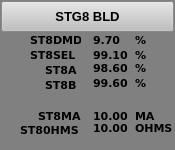
<?xml version="1.0" encoding="UTF-8"?>
<ui version="4.0">
 <class>WSTG8BLD</class>
 <widget class="QWidget" name="WSTG8BLD">
  <property name="geometry">
   <rect>
    <x>0</x>
    <y>0</y>
    <width>175</width>
    <height>150</height>
   </rect>
  </property>
  <property name="minimumSize">
   <size>
    <width>175</width>
    <height>150</height>
   </size>
  </property>
  <property name="maximumSize">
   <size>
    <width>175</width>
    <height>150</height>
   </size>
  </property>
  <property name="windowTitle">
   <string>WSTG8BLD</string>
  </property>
  <property name="styleSheet">
   <string notr="true">background-color: rgb(128, 128, 128);</string>
  </property>
  <widget class="QLabel" name="lbSTGBT_1">
   <property name="geometry">
    <rect>
     <x>30</x>
     <y>32</y>
     <width>51</width>
     <height>16</height>
    </rect>
   </property>
   <property name="font">
    <font>
     <family>Verdana</family>
     <pointsize>8</pointsize>
     <weight>75</weight>
     <bold>true</bold>
    </font>
   </property>
   <property name="styleSheet">
    <string notr="true">background-color: rgb(128, 128, 128);</string>
   </property>
   <property name="text">
    <string>ST8DMD</string>
   </property>
  </widget>
  <widget class="QLabel" name="lbSTGB_1">
   <property name="geometry">
    <rect>
     <x>93</x>
     <y>32</y>
     <width>41</width>
     <height>16</height>
    </rect>
   </property>
   <property name="font">
    <font>
     <family>Verdana</family>
     <pointsize>8</pointsize>
     <weight>75</weight>
     <bold>true</bold>
    </font>
   </property>
   <property name="styleSheet">
    <string notr="true">background-color: rgb(128, 128, 128);</string>
   </property>
   <property name="text">
    <string>9.70</string>
   </property>
  </widget>
  <widget class="QLabel" name="lbSTGBU_1">
   <property name="geometry">
    <rect>
     <x>135</x>
     <y>32</y>
     <width>21</width>
     <height>16</height>
    </rect>
   </property>
   <property name="font">
    <font>
     <family>Verdana</family>
     <pointsize>8</pointsize>
     <weight>75</weight>
     <bold>true</bold>
    </font>
   </property>
   <property name="styleSheet">
    <string notr="true">background-color: rgb(128, 128, 128);</string>
   </property>
   <property name="text">
    <string>%</string>
   </property>
  </widget>
  <widget class="QLabel" name="lbSTGBU_2">
   <property name="geometry">
    <rect>
     <x>135</x>
     <y>47</y>
     <width>21</width>
     <height>16</height>
    </rect>
   </property>
   <property name="font">
    <font>
     <family>Verdana</family>
     <pointsize>8</pointsize>
     <weight>75</weight>
     <bold>true</bold>
    </font>
   </property>
   <property name="styleSheet">
    <string notr="true">background-color: rgb(128, 128, 128);</string>
   </property>
   <property name="text">
    <string>%</string>
   </property>
  </widget>
  <widget class="QLabel" name="lbSTGBT_2">
   <property name="geometry">
    <rect>
     <x>30</x>
     <y>47</y>
     <width>51</width>
     <height>16</height>
    </rect>
   </property>
   <property name="font">
    <font>
     <family>Verdana</family>
     <pointsize>8</pointsize>
     <weight>75</weight>
     <bold>true</bold>
    </font>
   </property>
   <property name="styleSheet">
    <string notr="true">background-color: rgb(128, 128, 128);</string>
   </property>
   <property name="text">
    <string>ST8SEL</string>
   </property>
  </widget>
  <widget class="QLabel" name="lbSTGB_2">
   <property name="geometry">
    <rect>
     <x>93</x>
     <y>47</y>
     <width>41</width>
     <height>16</height>
    </rect>
   </property>
   <property name="font">
    <font>
     <family>Verdana</family>
     <pointsize>8</pointsize>
     <weight>75</weight>
     <bold>true</bold>
    </font>
   </property>
   <property name="styleSheet">
    <string notr="true">background-color: rgb(128, 128, 128);</string>
   </property>
   <property name="text">
    <string>99.10</string>
   </property>
  </widget>
  <widget class="QLabel" name="lbSTGBU_3">
   <property name="geometry">
    <rect>
     <x>135</x>
     <y>60</y>
     <width>21</width>
     <height>16</height>
    </rect>
   </property>
   <property name="font">
    <font>
     <family>Verdana</family>
     <pointsize>8</pointsize>
     <weight>75</weight>
     <bold>true</bold>
    </font>
   </property>
   <property name="styleSheet">
    <string notr="true">background-color: rgb(128, 128, 128);</string>
   </property>
   <property name="text">
    <string>%</string>
   </property>
  </widget>
  <widget class="QLabel" name="lbSTGB_3">
   <property name="geometry">
    <rect>
     <x>93</x>
     <y>60</y>
     <width>41</width>
     <height>16</height>
    </rect>
   </property>
   <property name="font">
    <font>
     <family>Verdana</family>
     <pointsize>8</pointsize>
     <weight>75</weight>
     <bold>true</bold>
    </font>
   </property>
   <property name="styleSheet">
    <string notr="true">background-color: rgb(128, 128, 128);</string>
   </property>
   <property name="text">
    <string>98.60</string>
   </property>
  </widget>
  <widget class="QLabel" name="lbSTGBT_3">
   <property name="geometry">
    <rect>
     <x>45</x>
     <y>60</y>
     <width>41</width>
     <height>20</height>
    </rect>
   </property>
   <property name="font">
    <font>
     <family>Verdana</family>
     <pointsize>8</pointsize>
     <weight>75</weight>
     <bold>true</bold>
    </font>
   </property>
   <property name="styleSheet">
    <string notr="true">background-color: rgb(128, 128, 128);</string>
   </property>
   <property name="text">
    <string>ST8A</string>
   </property>
  </widget>
  <widget class="QLabel" name="lbSTGBU_4">
   <property name="geometry">
    <rect>
     <x>135</x>
     <y>75</y>
     <width>21</width>
     <height>16</height>
    </rect>
   </property>
   <property name="font">
    <font>
     <family>Verdana</family>
     <pointsize>8</pointsize>
     <weight>75</weight>
     <bold>true</bold>
    </font>
   </property>
   <property name="styleSheet">
    <string notr="true">background-color: rgb(128, 128, 128);</string>
   </property>
   <property name="text">
    <string>%</string>
   </property>
  </widget>
  <widget class="QLabel" name="lbSTGBT_4">
   <property name="geometry">
    <rect>
     <x>45</x>
     <y>75</y>
     <width>41</width>
     <height>20</height>
    </rect>
   </property>
   <property name="font">
    <font>
     <family>Verdana</family>
     <pointsize>8</pointsize>
     <weight>75</weight>
     <bold>true</bold>
    </font>
   </property>
   <property name="styleSheet">
    <string notr="true">background-color: rgb(128, 128, 128);</string>
   </property>
   <property name="text">
    <string>ST8B</string>
   </property>
  </widget>
  <widget class="QLabel" name="lbSTGB_4">
   <property name="geometry">
    <rect>
     <x>93</x>
     <y>75</y>
     <width>41</width>
     <height>16</height>
    </rect>
   </property>
   <property name="font">
    <font>
     <family>Verdana</family>
     <pointsize>8</pointsize>
     <weight>75</weight>
     <bold>true</bold>
    </font>
   </property>
   <property name="styleSheet">
    <string notr="true">background-color: rgb(128, 128, 128);</string>
   </property>
   <property name="text">
    <string>99.60</string>
   </property>
  </widget>
  <widget class="QLabel" name="lbSTGBT_5">
   <property name="geometry">
    <rect>
     <x>38</x>
     <y>108</y>
     <width>51</width>
     <height>16</height>
    </rect>
   </property>
   <property name="font">
    <font>
     <family>Verdana</family>
     <pointsize>8</pointsize>
     <weight>75</weight>
     <bold>true</bold>
    </font>
   </property>
   <property name="styleSheet">
    <string notr="true">background-color: rgb(128, 128, 128);</string>
   </property>
   <property name="text">
    <string>ST8MA</string>
   </property>
  </widget>
  <widget class="QLabel" name="lbSTGB_5">
   <property name="geometry">
    <rect>
     <x>93</x>
     <y>108</y>
     <width>41</width>
     <height>16</height>
    </rect>
   </property>
   <property name="font">
    <font>
     <family>Verdana</family>
     <pointsize>8</pointsize>
     <weight>75</weight>
     <bold>true</bold>
    </font>
   </property>
   <property name="styleSheet">
    <string notr="true">background-color: rgb(128, 128, 128);</string>
   </property>
   <property name="text">
    <string>10.00</string>
   </property>
  </widget>
  <widget class="QLabel" name="lbSTGBU_5">
   <property name="geometry">
    <rect>
     <x>135</x>
     <y>108</y>
     <width>21</width>
     <height>16</height>
    </rect>
   </property>
   <property name="font">
    <font>
     <family>Verdana</family>
     <pointsize>8</pointsize>
     <weight>75</weight>
     <bold>true</bold>
    </font>
   </property>
   <property name="styleSheet">
    <string notr="true">background-color: rgb(128, 128, 128);</string>
   </property>
   <property name="text">
    <string>MA</string>
   </property>
  </widget>
  <widget class="QLabel" name="lbSTGBU_6">
   <property name="geometry">
    <rect>
     <x>135</x>
     <y>120</y>
     <width>41</width>
     <height>16</height>
    </rect>
   </property>
   <property name="font">
    <font>
     <family>Verdana</family>
     <pointsize>8</pointsize>
     <weight>75</weight>
     <bold>true</bold>
    </font>
   </property>
   <property name="styleSheet">
    <string notr="true">background-color: rgb(128, 128, 128);</string>
   </property>
   <property name="text">
    <string>OHMS</string>
   </property>
  </widget>
  <widget class="QLabel" name="lbSTGBT_6">
   <property name="geometry">
    <rect>
     <x>20</x>
     <y>120</y>
     <width>61</width>
     <height>20</height>
    </rect>
   </property>
   <property name="font">
    <font>
     <family>Verdana</family>
     <pointsize>8</pointsize>
     <weight>75</weight>
     <bold>true</bold>
    </font>
   </property>
   <property name="styleSheet">
    <string notr="true">background-color: rgb(128, 128, 128);</string>
   </property>
   <property name="text">
    <string>ST80HMS</string>
   </property>
  </widget>
  <widget class="QLabel" name="lbSTGB_6">
   <property name="geometry">
    <rect>
     <x>93</x>
     <y>120</y>
     <width>41</width>
     <height>16</height>
    </rect>
   </property>
   <property name="font">
    <font>
     <family>Verdana</family>
     <pointsize>8</pointsize>
     <weight>75</weight>
     <bold>true</bold>
    </font>
   </property>
   <property name="styleSheet">
    <string notr="true">background-color: rgb(128, 128, 128);</string>
   </property>
   <property name="text">
    <string>10.00</string>
   </property>
  </widget>
  <widget class="QLabel" name="lbFondo">
   <property name="geometry">
    <rect>
     <x>0</x>
     <y>0</y>
     <width>175</width>
     <height>150</height>
    </rect>
   </property>
   <property name="styleSheet">
    <string notr="true">background-color: rgb(128, 128, 128);</string>
   </property>
   <property name="text">
    <string/>
   </property>
  </widget>
  <widget class="QPushButton" name="btCerrar">
   <property name="geometry">
    <rect>
     <x>1</x>
     <y>1</y>
     <width>173</width>
     <height>31</height>
    </rect>
   </property>
   <property name="font">
    <font>
     <pointsize>10</pointsize>
     <weight>75</weight>
     <bold>true</bold>
    </font>
   </property>
   <property name="styleSheet">
    <string notr="true">background-color: rgb(192, 192, 192);</string>
   </property>
   <property name="text">
    <string>STG8 BLD</string>
   </property>
  </widget>
  <zorder>lbFondo</zorder>
  <zorder>lbSTGBT_1</zorder>
  <zorder>lbSTGB_1</zorder>
  <zorder>lbSTGBU_1</zorder>
  <zorder>lbSTGBU_2</zorder>
  <zorder>lbSTGBT_2</zorder>
  <zorder>lbSTGB_2</zorder>
  <zorder>lbSTGBU_3</zorder>
  <zorder>lbSTGB_3</zorder>
  <zorder>lbSTGBT_3</zorder>
  <zorder>lbSTGBU_4</zorder>
  <zorder>lbSTGBT_4</zorder>
  <zorder>lbSTGB_4</zorder>
  <zorder>lbSTGBT_5</zorder>
  <zorder>lbSTGB_5</zorder>
  <zorder>lbSTGBU_5</zorder>
  <zorder>lbSTGBU_6</zorder>
  <zorder>lbSTGBT_6</zorder>
  <zorder>lbSTGB_6</zorder>
  <zorder>btCerrar</zorder>
 </widget>
 <layoutdefault spacing="6" margin="11"/>
 <resources/>
 <connections/>
</ui>
